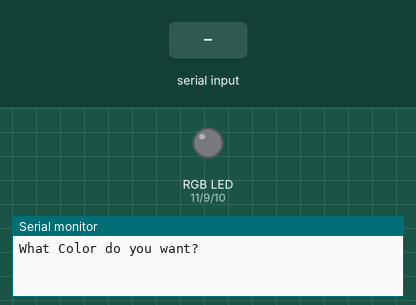
The sketch below on a simulated Arduino Uno, built with avr-gcc and run on an emulated ATmega328P. On the bench: an RGB LED mixed from three pins (HIGH = lit), the last lines printed to the serial monitor. The inputs (shaded band) are chosen by the test bench.

Above: at 1.2 s.
1.3 s: "red" received over Serial
At 3.1 s:
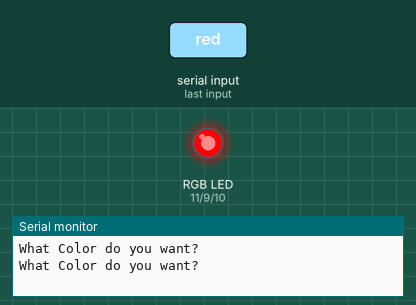
3.8 s: "green" received over Serial
At 6.0 s:
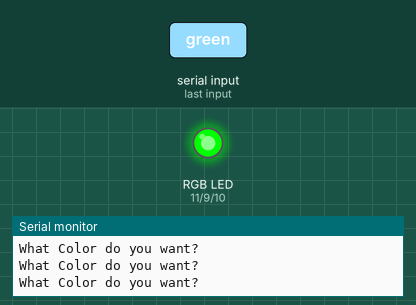
6.3 s: "blue" received over Serial
At 8.1 s:
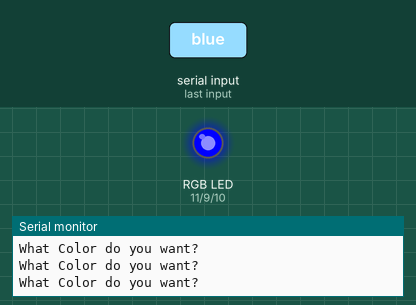
8.8 s: "aqua" received over Serial
At 11.0 s:
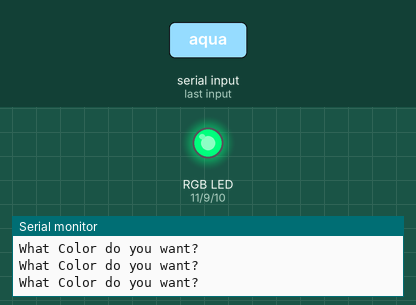
11.3 s: "yellow" received over Serial
At 13.2 s:
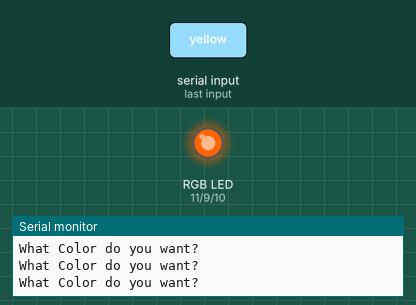
13.8 s: "cyan" received over Serial
At 16.2 s:
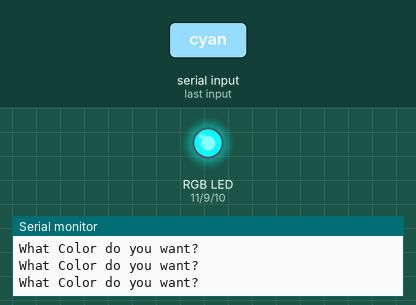
Timing chart, 0 to 17.3 s (numbered marks = the images above; inputs shaded):
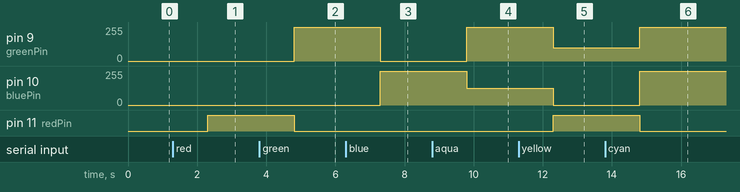

The sketch:

Tutorial20_and_21_Code.ino
```cpp
//Understanding RGB LED's
int redPin = 11;
int greenPin = 9;
int bluePin = 10;
String myColor;
String msg = "What Color do you want? ";

void setup() {
  // put your setup code here, to run once:
  Serial.begin(9600);
  pinMode(redPin, OUTPUT);
  pinMode(greenPin, OUTPUT);
  pinMode(bluePin, OUTPUT);
}

void loop() {
  // put your main code here, to run repeatedly:
  //ask
  Serial.println(msg);
  //wait
  while (Serial.available() == 0) {
    // nothing
  }
  // read
  myColor = Serial.readString();

  if (myColor == "red") {
    digitalWrite(redPin, HIGH);
    digitalWrite(greenPin, LOW);
    digitalWrite(bluePin, LOW);
  }

  if (myColor == "green") {
    digitalWrite(redPin, LOW);
    digitalWrite(greenPin, HIGH);
    digitalWrite(bluePin, LOW);
  }

  if (myColor == "blue") {
    digitalWrite(redPin, LOW);
    digitalWrite(greenPin, LOW);
    digitalWrite(bluePin, HIGH);
  }

  if (myColor == "aqua") {
    digitalWrite(redPin, LOW);
    analogWrite(greenPin, 255);
    analogWrite(bluePin, 125);
  }

  if (myColor == "yellow") {
    analogWrite(redPin, 255);
    analogWrite(greenPin, 100);
    analogWrite(bluePin, 0);
  }

  if (myColor == "cyan") {
    analogWrite(redPin, 0);
    analogWrite(greenPin, 255);
    analogWrite(bluePin, 255);
  }

  if (myColor == "magenta") {
    analogWrite(redPin, 255);
    analogWrite(greenPin, 0);
    analogWrite(bluePin, 155);
  }

  if (myColor == "off") {
    digitalWrite(redPin, LOW);
    digitalWrite(greenPin, LOW);
    digitalWrite(bluePin, LOW);
  }
}
```

Measured:
- after the input at 1.3 s, pin 11 (redPin): LOW → HIGH after 1.0 s
- after the input at 3.8 s, pin 9 (greenPin): 0/255 → 255/255 after 1.0 s; pin 11 (redPin): HIGH → LOW after 1.0 s
- after the input at 6.3 s, pin 9 (greenPin): 255/255 → 0/255 after 1.0 s; pin 10 (bluePin): 0/255 → 255/255 after 1.0 s
- after the input at 8.8 s, pin 9 (greenPin): 0/255 → 255/255 after 1.0 s; pin 10 (bluePin): 255/255 → 125/255 after 1.0 s
- after the input at 11.3 s, pin 9 (greenPin): 255/255 → 100/255 after 1.0 s; pin 10 (bluePin): 125/255 → 0/255 after 1.0 s; pin 11 (redPin): LOW → HIGH after 1.0 s
- after the input at 13.8 s, pin 9 (greenPin): 100/255 → 255/255 after 1.0 s; pin 10 (bluePin): 0/255 → 255/255 after 1.0 s; pin 11 (redPin): HIGH → LOW after 1.0 s
